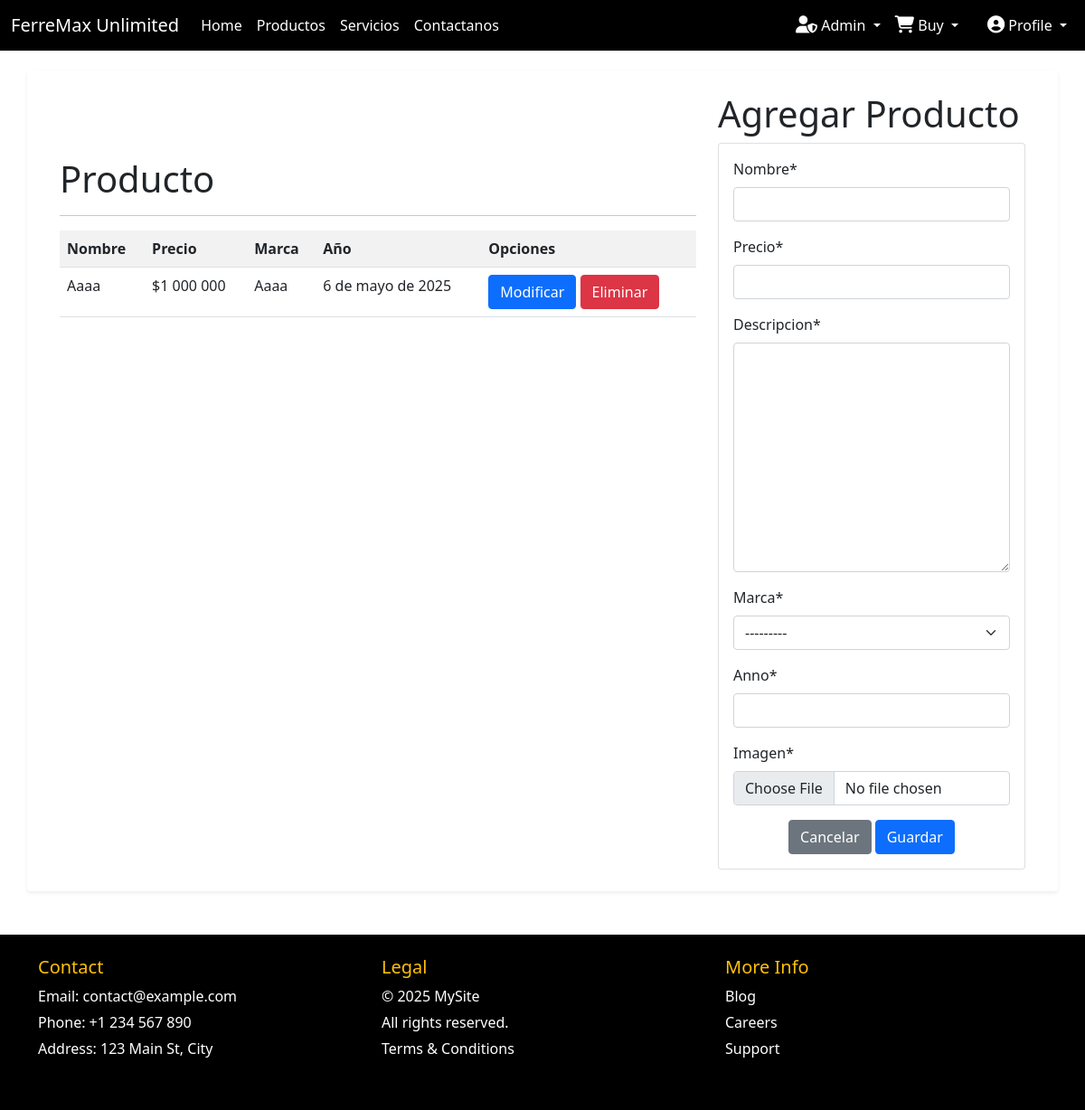
Before: /vistaProducto/ with the older database file.
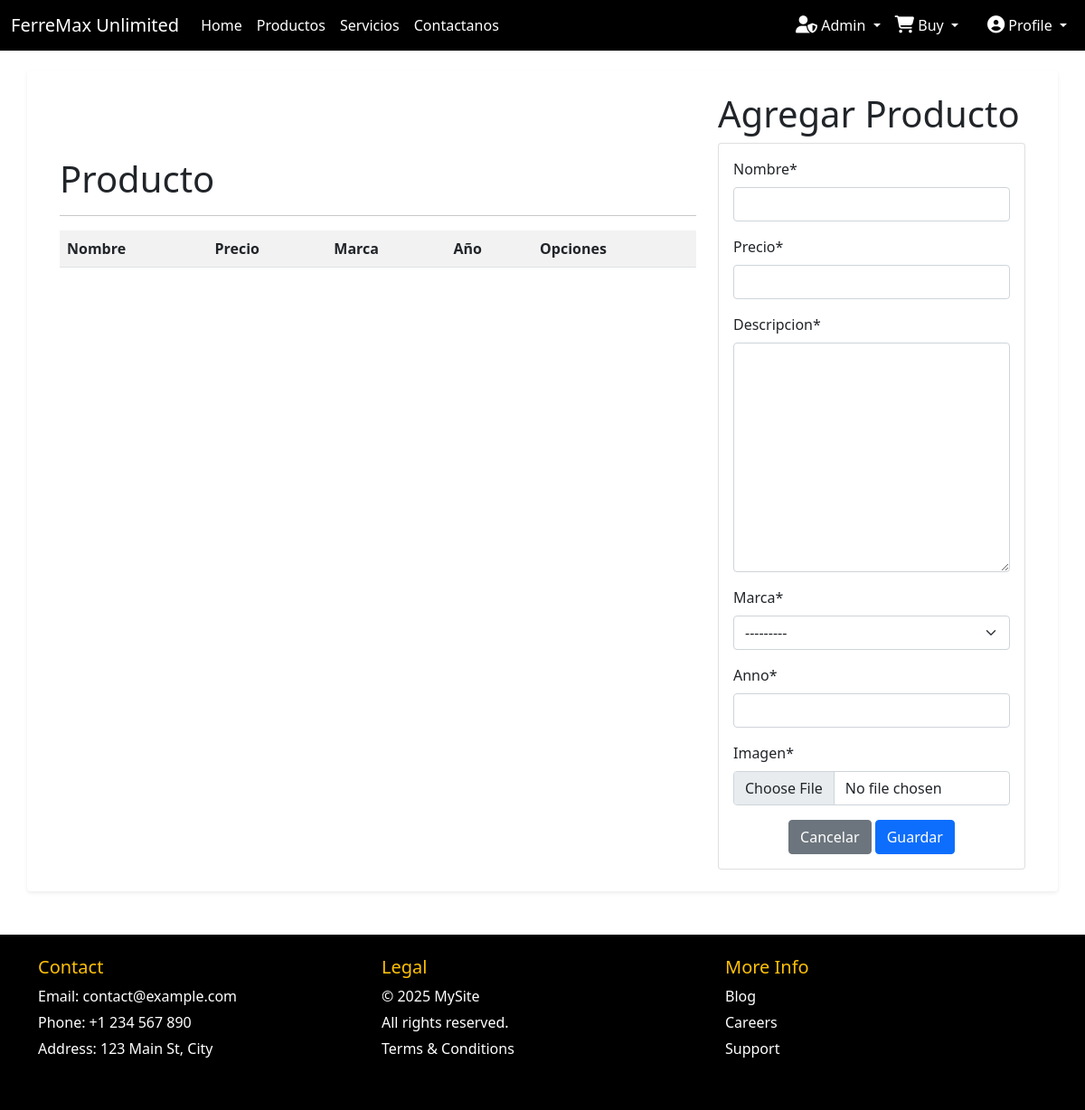
After: the same page with the newer database file.
### app/models.py (models this page shows, shortened)
class Producto(models.Model):
    nombre = models.CharField(max_length=50)
    precio = models.IntegerField()
    descripcion = models.TextField()
    marca = models.ForeignKey(Marcar, on_delete=models.PROTECT)
    anno = models.DateField()
    imagen = models.ImageField(upload_to="productos", null=True)

class Marcar(models.Model):
    nombre = models.CharField(max_length=50)
    def __str__(self):
        return self.nombre

### app/views.py (the view, shortened to what this page needs)
# urls.py: path('vistaProducto/',vistaProducto, name="vistaProducto"),
def vistaProducto(request):
    productos = Producto.objects.all()
    page = request.GET.get('page', 1)
    try:
        paginator = Paginator(productos,7)
        productos = paginator.page(page)
    except:
        raise Http404
    data = {
        'form': ProductoForm(),
        'entity' : productos,
        'paginator' : paginator
    }
    return render(request, "app/Producto/vistaProducto.html",data)

### app/forms.py
class ProductoForm(forms.ModelForm):
    class Meta:
        model = Producto
        fields = '__all__'

### app/templates/app/Producto/vistaProducto.html (shortened to what this page needs)
{% extends 'app/base.html' %}
{% load static %}
{% block contenido %}
{% load crispy_forms_tags %}
{% load humanize %}
<div class="row content-block p-4 rounded shadow-sm" style="margin-top: 2%;">
    <div class="col-md-8">
        <br><br><br>
        <h1>Producto</h1>
        <hr>
        <table class="table table-striped table-hover ">
            <tr>
                <th>Nombre</th>
                <th>Precio</th>
                <th>Marca</th>
                <th>Año</th>
                <th>Opciones</th>
            </tr>
            {% for p in entity %}
            <tr>
                <td>{{ p.nombre | title}}</td>
                <td>${{ p.precio | intcomma}}</td>
                <td>{{ p.marca | title}}</td>
                <td>{{ p.anno }}</td>
                <td><a href="{% url 'modificarProducto' p.id %}" class="btn btn-primary">Modificar</a>&nbsp;<a href="{% url 'eliminar_Producto' p.id %}" class="btn btn-danger">Eliminar</a></td>
            </tr>
            {% endfor %}
        </table>
    </div>
    <div class="col-md-4">
        <h1>Agregar Producto</h1>
        <div class="card">
            <div class="card-body">
                <form action="" method="post" enctype="multipart/form-data">
                    {{ form | crispy }}
                    <div class="d-flex justify-content-center">
                        <input type="reset" class="btn btn-secondary" value="Cancelar">
                        <input type="submit" class="btn btn-primary" value="Guardar">
                    </div>
                </form>
            </div>
        </div>
    </div>
</div>
{% endblock %}

Changed rows visible on the page:
removed Producto: nombre "Aaaa", precio "1 000 000", marca "Aaaa", anno "6 de mayo de 2025"
